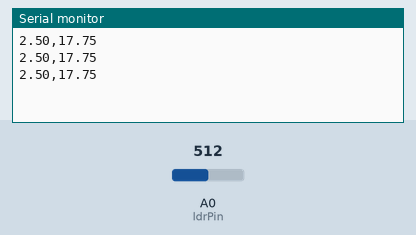
The sketch below on a simulated Arduino Uno, built with avr-gcc and run on an emulated ATmega328P. On the bench: the last lines printed to the serial monitor. Inputs (shaded band) come from the test bench; at power-on: A0 (ldrPin) = 512.

Above: at 1.3 s.
1.4 s: A0 (ldrPin) set to 716
At 1.9 s:
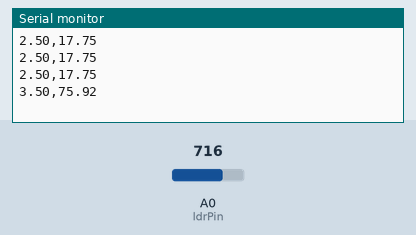
2.9 s: A0 (ldrPin) set to 900
At 3.4 s:
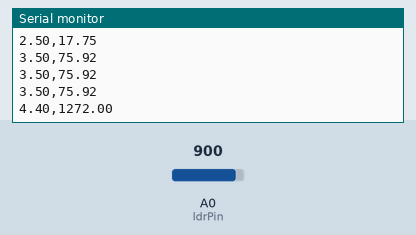
Timing chart, 0 to 5.9 s (numbered marks = the images above; inputs shaded):
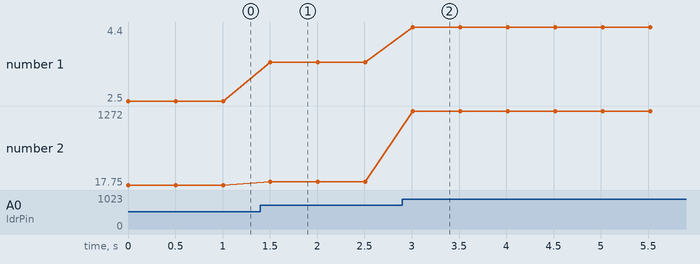

The sketch:

uno.ino
```cpp
// defining constants
const int ldrPin = A0; // ADC pin for LDR
float voltage = 0;
float lux = 0;

void setup() {
  // initialize serial communication at 9600 bps
  Serial.begin(115200);

  // setting PIN A0 as INPUT
  pinMode(ldrPin, INPUT);
}

void loop() {
  // read the analog value from the LDR
  voltage = analogRead(ldrPin) * (5.0 / 1023.0);
  lux = calculateLux(voltage);

  // send voltage and lux values to ESP32 via UART
  Serial.print(voltage);
  Serial.print(",");
  Serial.println(lux);

  delay(500); // delay for 5ms before next reading
}

// equation from IPYNB
float calculateLux(float x) {
  // polynomial equation coefficients for a 4th-degree polynomial
  if (x < 4.2) {
    // coefficients for LUX < 800
    return 6.52628248*pow(x, 4) + -19.21400838*pow(x, 3) + -67.11744997*pow(x, 2) + 260.06964618*x + -167.5903256;
  } else {
    // coefficients for LUX > 800
    return 2.61873989e+05*pow(x, 4) + -4.65486908e+06*pow(x, 3) + 3.10090126e+07*pow(x, 2) + -9.17484258e+07*x + 1.01727253e+08;
  }
}


  
```

Measured:
- after the input at 1.4 s, the serial monitor: prints a new line after 0.11 s (image 1)
- after the input at 2.9 s, the serial monitor: prints a new line after 0.11 s (image 2)
- plotted number 1: 2.5 → 3.5 after the input at 1.4 s, 3.5 → 4.4 after the input at 2.9 s
- plotted number 2: 17.75 → 75.92 after the input at 1.4 s, 75.92 → 1272 after the input at 2.9 s
